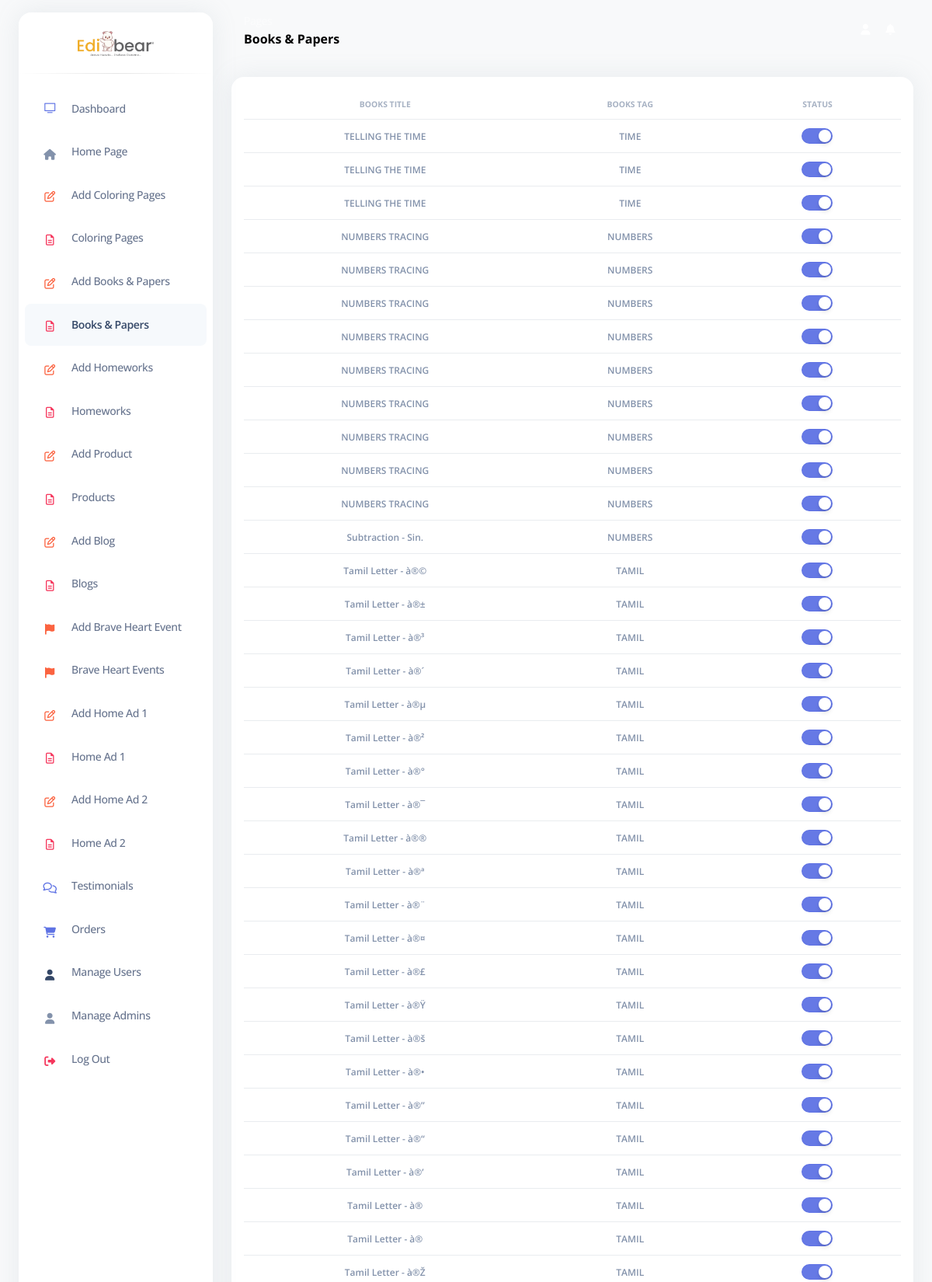
Page /admin-area/books.php (upper part) on the committed database.
### tables this page shows
CREATE TABLE `books_details` (
  `id` int(11) NOT NULL,
  `tag` varchar(50) NOT NULL,
  `title` varchar(50) NOT NULL,
  `description` varchar(10000) NOT NULL,
  `image` varchar(20) NOT NULL,
  `video` varchar(100) NOT NULL,
  `video_status` int(11) NOT NULL,
  `status` int(11) NOT NULL DEFAULT 1,
  `timestamp` timestamp NOT NULL DEFAULT current_timestamp(),
  `pdfupload` varchar(20) NOT NULL,
  `download_count` int(11) NOT NULL,
  `language_id` int(11) DEFAULT NULL,
  `grade_id` int(11) DEFAULT NULL,
  `main_cat_id` int(11) DEFAULT NULL,
  `sub_cat_id` int(11) DEFAULT NULL
);

### classes/class.user.php (called while the page is built, shortened)
<?php
require_once('dbconfig.php');
class USER{
	private $conn;
	public function __construct(){
		$database = new Database();
		$this->conn = $database->dbConnection();
    }
	public function fetchAll($colsArr, $tablesArr, $condsArr, $orderBy="", $other="") {
		$this->bindParamArr = array();
		$query = $this->createSqlFields($colsArr);
		$query = $this->createSqlFrom($query, $tablesArr);
		$query = $this->createWhereClause($query, $condsArr);
		$query .= ($other=="") ? "" : " AND $other";
		$query .= ($orderBy=="") ? "" : " ORDER BY $orderBy";
		$stmt = $this->conn->prepare($query);
		$stmt->execute($this->bindParamArr);
		$dataRow = $stmt->fetchAll(PDO::FETCH_ASSOC);
		return($dataRow);
	}
	private function createSqlFields($colsArr) {
		if ( $colsArr == "" ) {
			$query = "SELECT *";
		} else {
			$query = "SELECT ";
			foreach ( $colsArr as $value ) {
				$query .= "$value,";
			}
			$query = substr($query, 0, -1);
		}
		return $query;
	}
	private function createSqlFrom($query, $tablesArr) {
		$query .= " FROM ";
		foreach ( $tablesArr as $value ) {
			$query .= "$value,";
		}
		$query = substr($query, 0, -1);
		return $query;
	}
	private function createWhereClause($query, $condsArr) {
		return $query;
	}
}

### classes/dbconfig.php (called while the page is built, shortened)
<?php
class Database{
    public function dbConnection(){
        $this->host = getenv('DB_HOST') ?: 'localhost';
        $this->db_name = getenv('DB_NAME') ?: '';
        $this->username = getenv('DB_USERNAME') ?: '';
        $this->password = getenv('DB_PASSWORD') ?: '';
        $this->conn = null;
        try{
            $this->conn = new PDO("mysql:host=" . $this->host . ";dbname=" . $this->db_name, $this->username, $this->password);
			$this->conn->setAttribute(PDO::ATTR_ERRMODE, PDO::ERRMODE_EXCEPTION);
        }catch(PDOException $exception){
            $errorMsg = "Connection error: " . $exception->getMessage();
            echo $errorMsg;
        }
        return $this->conn;
    }
}
?>

### admin-area/books.php (the view, shortened to what this page needs)
<?php
  require_once("../classes/class.user.php");
  require_once("../classes/class.header.php");
  $adminHeader = new HEADER("books");
  $user = new USER();
?>
<!DOCTYPE html>
<html lang="en">
<head>
  <?php echo $adminHeader->printAdminHeader(); ?>
</head>
<body class="g-sidenav-show   bg-gray-100">
  <div class="min-height-300 bg-primary position-absolute w-100"></div>
  <?php echo $adminHeader->printAdminNav(); ?>
  <main class="main-content position-relative border-radius-lg">
    <?php echo $adminHeader->printAdminNav2($adminHeader->getActivePageName()); ?>
    <div class="container-fluid py-4">
      <div class="row">
        <div class="col-12 mb-4">
          <div class="card">
            <div class="card-body p-3">
              <div class="table-responsive p-0">
                <table class="table align-items-center mb-0">
                  <thead>
                    <tr>
                      <th class="text-uppercase text-secondary text-xxs font-weight-bolder opacity-7 text-center">books Title</th>
                      <th class="text-uppercase text-secondary text-xxs font-weight-bolder opacity-7 text-center">books Tag</th>
                      <th class="text-uppercase text-secondary text-xxs font-weight-bolder opacity-7 text-center">Status</th>
                    </tr>
                  </thead>
                  <tbody>
                    <?php
                      foreach ( $user->fetchAll(array("id","tag","title","status"), array("books_details"), "", "timestamp DESC") as $rowFetchbooks ) {
                        $booksID = $rowFetchbooks['id'];
                        $booksTag = $rowFetchbooks['tag'];
                        $booksTitle = $rowFetchbooks['title'];
                        $booksStatus = ($rowFetchbooks['status']=='1') ? "checked" : "";
                        echo "
                        <tr>
                          <td class='align-middle text-center cursorPointer' onclick='editbooks($booksID)'>
                            <span class='text-secondary text-xs font-weight-bold'>$booksTitle</span>
                          </td>
                          <td class='align-middle text-center cursorPointer' onclick='editbooks($booksID)'>
                            <span class='text-secondary text-xs font-weight-bold'>$booksTag</span>
                          </td>
                          <td class='align-middle text-center'>
                            <div class='form-check form-switch justify-content-center'>
                              <input class='form-check-input' type='checkbox' name='booksStatus$booksID' value='1' $booksStatus onchange='chngbooksSts($booksID)'>
                            </div>
                          </td>
                        </tr>
                        ";
                      }
                    ?>
                  </tbody>
                </table>
              </div>
            </div>
          </div>
        </div>
      </div>
    </div>
  </main>
</body>
</html>

### classes/class.header.php (style rules this page uses)
.min-height-300.bg-primary.position-absolute.w-100 { background: transparent !important; }

### rows in the picture
books_details: title "TELLING THE TIME", tag "TIME"
books_details: title "TELLING THE TIME", tag "TIME"
books_details: title "TELLING THE TIME", tag "TIME"
books_details: title "NUMBERS TRACING", tag "NUMBERS"
books_details: title "NUMBERS TRACING", tag "NUMBERS"
books_details: title "NUMBERS TRACING", tag "NUMBERS"
books_details: title "NUMBERS TRACING", tag "NUMBERS"
books_details: title "NUMBERS TRACING", tag "NUMBERS"
books_details: title "NUMBERS TRACING", tag "NUMBERS"
books_details: title "NUMBERS TRACING", tag "NUMBERS"
books_details: title "NUMBERS TRACING", tag "NUMBERS"
books_details: title "NUMBERS TRACING", tag "NUMBERS"
books_details: title "Subtraction - Sin.", tag "NUMBERS"
books_details: title "Tamil Letter - à®©", tag "TAMIL"
books_details: title "Tamil Letter - à®±", tag "TAMIL"
books_details: title "Tamil Letter - à®³", tag "TAMIL"
books_details: title "Tamil Letter - à®´", tag "TAMIL"
books_details: title "Tamil Letter - à®µ", tag "TAMIL"
books_details: title "Tamil Letter - à®²", tag "TAMIL"
books_details: title "Tamil Letter - à®°", tag "TAMIL"
books_details: title "Tamil Letter - à®¯", tag "TAMIL"
books_details: title "Tamil Letter - à®®", tag "TAMIL"
books_details: title "Tamil Letter - à®ª", tag "TAMIL"
books_details: title "Tamil Letter - à®¨", tag "TAMIL"
books_details: title "Tamil Letter - à®¤", tag "TAMIL"
books_details: title "Tamil Letter - à®£", tag "TAMIL"
books_details: title "Tamil Letter - à®Ÿ", tag "TAMIL"
books_details: title "Tamil Letter - à®š", tag "TAMIL"
books_details: title "Tamil Letter - à®•", tag "TAMIL"
books_details: title "Tamil Letter - à®”", tag "TAMIL"
books_details: title "Tamil Letter - à®“", tag "TAMIL"
books_details: title "Tamil Letter - à®’", tag "TAMIL"
books_details: title "Tamil Letter - à®", tag "TAMIL"
books_details: title "Tamil Letter - à®", tag "TAMIL"
books_details: title "Tamil Letter - à®Ž", tag "TAMIL"

### other values in the picture
$subArr['name'] "Dashboard"
$subArr['name'] "Home Page"
$subArr['name'] "Add Coloring Pages"
$subArr['name'] "Coloring Pages"
$subArr['name'] "Add Books & Papers"
$subArr['name'] "Books & Papers"
$subArr['name'] "Add Homeworks"
$subArr['name'] "Homeworks"
$subArr['name'] "Add Product"
$subArr['name'] "Products"
$subArr['name'] "Add Blog"
$subArr['name'] "Blogs"
$subArr['name'] "Add Brave Heart Event"
$subArr['name'] "Brave Heart Events"
$subArr['name'] "Add Home Ad 1"
